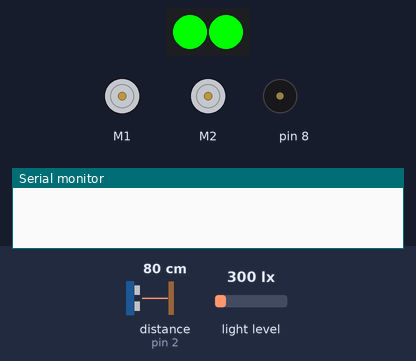
The sketch below on a simulated Arduino Uno, built with avr-gcc and run on an emulated ATmega328P. On the bench: 2 × DC motor (green arrow = forward, orange = backward, longer = faster), 2 RGB LEDs in strip order, left to right, buzzer (waves = sounding), the last lines printed to the serial monitor. The inputs (shaded band) are chosen by the test bench; at power-on: light level 300 lx, distance to the obstacle (sensor on pin 2) 80 cm.

Above: at 1.3 s.
1.4 s: light level set to 286 lx
At 2.1 s:
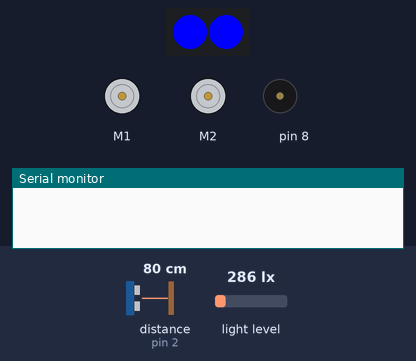
At 7.1 s:
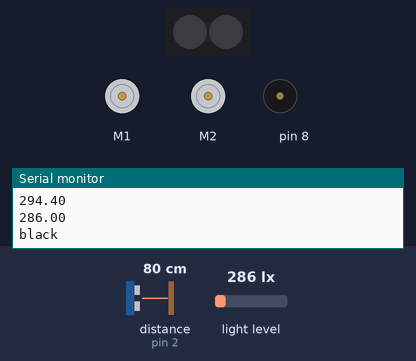
Timing chart, 0 to 8.6 s (numbered marks = the images above; inputs shaded):
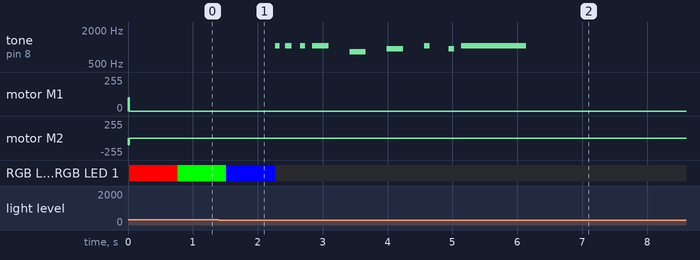

Measured:
- the behaviour switches between 300 and 299 lx on light level (found by bisection; images 0 and 1)
- after the input at 1.4 s, tone on pin 8: plays 1047 Hz for 0.07 s, 1047 Hz for 0.10 s, 1047 Hz for 0.08 s, 1047 Hz for 0.25 s, 831 Hz for 0.25 s, 932 Hz for 0.25 s … (9 notes in this stretch), starting after 0.87 s

The sketch:

final.ino
```cpp
#include <MeMCore.h>
MeBuzzer buzzer;

// initialize ports
MeLineFollower lineFinder(PORT_1);
MeUltrasonicSensor ultraSensor(PORT_2);
MeRGBLed led(PORT_7);
MeLightSensor ldr(PORT_6);

// initialize notes for the victory tune
#define NOTE_E5  659
#define NOTE_F5  698
#define NOTE_FS5 740
#define NOTE_G5  784
#define NOTE_GS5 831
#define NOTE_A5  880
#define NOTE_AS5 932
#define NOTE_B5  988
#define NOTE_C6  1047
#define NOTE_CS6 1109
#define NOTE_D6  1175
#define NOTE_DS6 1245
#define NOTE_E6  1319

// define pins for the IR sensors
#define IR_LEFT A0
#define IR_RIGHT A1

// initialize motors
MeDCMotor motor_left(M1);
MeDCMotor motor_right(M2);

// initialize motor max speed
uint8_t MaxLeftSpeed = 150;
uint8_t MaxRightSpeed = 150;

// delay time turn
uint32_t delayturn = 400; // turn in 400ms
uint32_t delay180turn = 1000; // turn in 1000ms

// set point IR sensors
long setpointRight = 430;
long setpointLeft = 970;

// play the victory tune
void victory() {
 int melody[] = {
    NOTE_C6, NOTE_C6, NOTE_C6,
    NOTE_C6,
    NOTE_GS5, NOTE_AS5,
    NOTE_C6,   0,   NOTE_AS5,
    NOTE_C6,
    0,
 };
 int noteDurations[] = {
    15, 10, 12,
    4,
    4, 4,
    12, 12, 12,
    1,
    2,
 };
 for (int thisNote = 0; thisNote < 11; thisNote++) {
// initialize the note duration
    int noteDuration = 1000/noteDurations[thisNote];
    buzzer.tone(8, melody[thisNote],noteDuration);
    int pauseBetweenNotes = noteDuration * 1.30;
    delay(pauseBetweenNotes);
// stop the tone playing
    buzzer.noTone(8);
 }
}

/**
 * Detects a black line
 *
 * @returns 1 if there is black line or 0 if there is no black line
 */
int is_black_line(){
 int sensorState = lineFinder.readSensors();
 if (sensorState == S1_IN_S2_IN ||sensorState == S1_IN_S2_OUT||sensorState == S1_OUT_S2_IN){
    return 1;
 }
 else{
    return 0;
 }
}

/*
 * mBot's movements
 */
void turn_right() {
    motor_left.run(-MaxLeftSpeed);
    motor_right.run(-100);
    delay(delayturn);
}

void turn_left() {
    motor_right.run(MaxRightSpeed);
    motor_left.run(100);
    delay(600);
}

void turn180() {
    motor_left.run(120);
    motor_right.run(MaxRightSpeed);
    delay(delay180turn);
}

/**
 * Detect the color
 * @return 1 -> Red -> left-turn
 *         2 -> Green -> right-turn
 *         3 -> Yellow -> 180 turn within the same grid
 *         4 -> Black -> victory
 */
float colour[3] = {0,0,0};
int ledvalues[3][3]=
{
  {255,0,0},
  {0,255,0},
  {0,0,255}
};

long color() {
  for (int i=0; i<3; i++)
  {
    // flash led colours
    led.setColor(ledvalues[i][0],ledvalues[i][1], ledvalues[i][2]);
    led.show();
    delay(500);

    //Get reading 5 times
    for (int j=0;j<5;j++) {
      //ldr reading specific colour
      colour[i] += ldr.read();
      delay(50);
    }
  }
  led.setColor(0,0,0);
  led.show();
  // print average values
  for (int i=0;i<3;i++)
  {
    colour[i] /= 5;
    Serial.println(colour[i]);
  }
  // red is max value
  if (colour[0] > colour[1] && colour[0] > colour[2]) {
    if (colour[0] + colour[1] + colour[2] < 1500) {
      Serial.println("black");
      return 4;
    }
    else if (colour[0]-colour[1] > 350) {
      Serial.println("red");
      return 1;
    }
    else if (colour[0]-colour[1] < 350) {
      Serial.println("yellow");
      return 3;
    }
  } else if (colour[1] > colour[0] && colour[1] > colour[2]) {
    Serial.println("green");
    return 2;
  }
}


void setup()
{
  pinMode(IR_LEFT, INPUT);
  pinMode(IR_RIGHT, INPUT);
  Serial.begin(9600);
}


void loop()
{
  // declaration of values returned by IR sensors
  int output_right;
  int output_left;

  // measure the distance between the front of the mBot and the front wall
  uint32_t distance = ultraSensor.distanceCm();

  //stop if a black strip is identified or the distance < 10cm
  if (is_black_line() == 1 || distance < 10) {
    //run back a little bit and then stop
    motor_left.run(100);
    motor_right.run(-100);
    delay(10);
    motor_left.stop();
    motor_right.stop();
    // solve the color challenges
    long detected_color = color();
    if (detected_color == 1) {
     //detected_color == red
      turn_left();
    } else if (detected_color == 2) {
     //detected_color == green
      turn_right();
    } else if (detected_color == 3) {
     //detected_color == yellow
      turn180();
    } else if (detected_color == 4) {
     //detected_color == black
      victory();
      delay(100000);
    }
  } else {
   //Obtain the values from the IR_sensors
    output_right = analogRead(IR_RIGHT);
    output_left = analogRead(IR_LEFT);

   //How the mBot runs when it is in the middle of the road
   while ((output_right > setpointRight) && (output_left < setpointLeft)) {
      motor_left.run(-MaxLeftSpeed);
      motor_right.run(MaxRightSpeed);
      delay(100);
      output_right = analogRead(IR_RIGHT);
      output_left = analogRead(IR_LEFT);
    }

   //How the mBot runs when it is too close to the left or the right
    if (output_left > setpointLeft) {
     motor_left.run(-MaxLeftSpeed);
     motor_right.run(MaxRightSpeed - 50);
     delay(100);
    } else if (output_right < setpointRight) {
     motor_left.run(-MaxLeftSpeed + 80);
     motor_right.run(MaxRightSpeed);
     delay(100);
    }
  }
}
```
